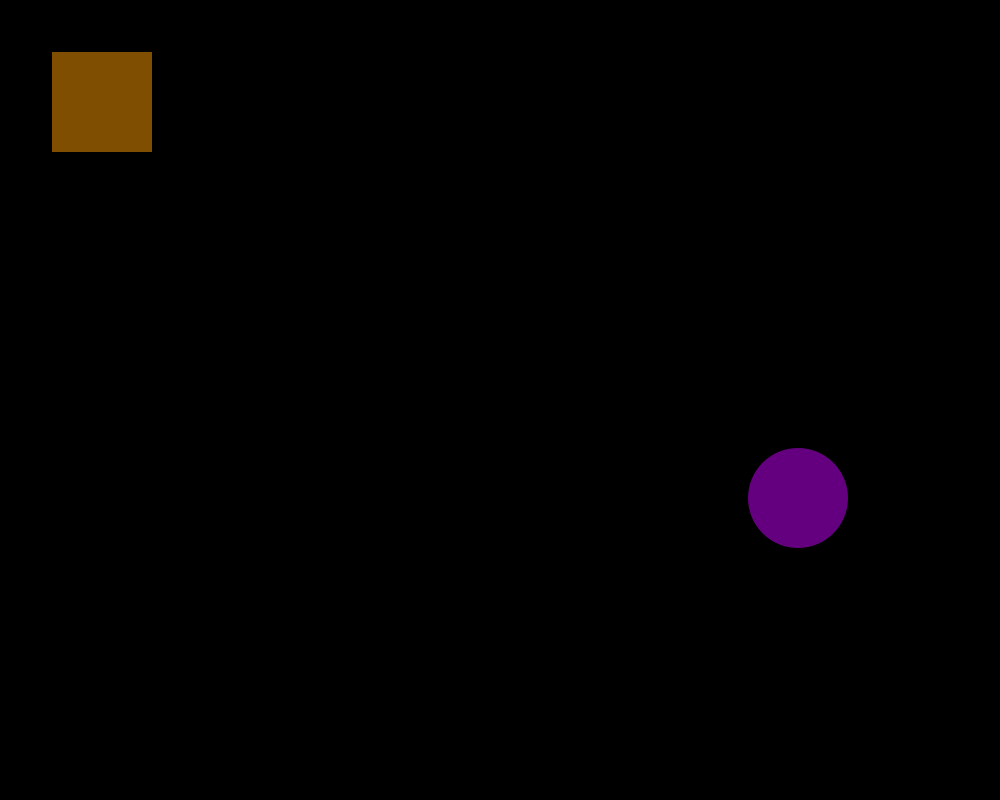
Frame 1 (no input)
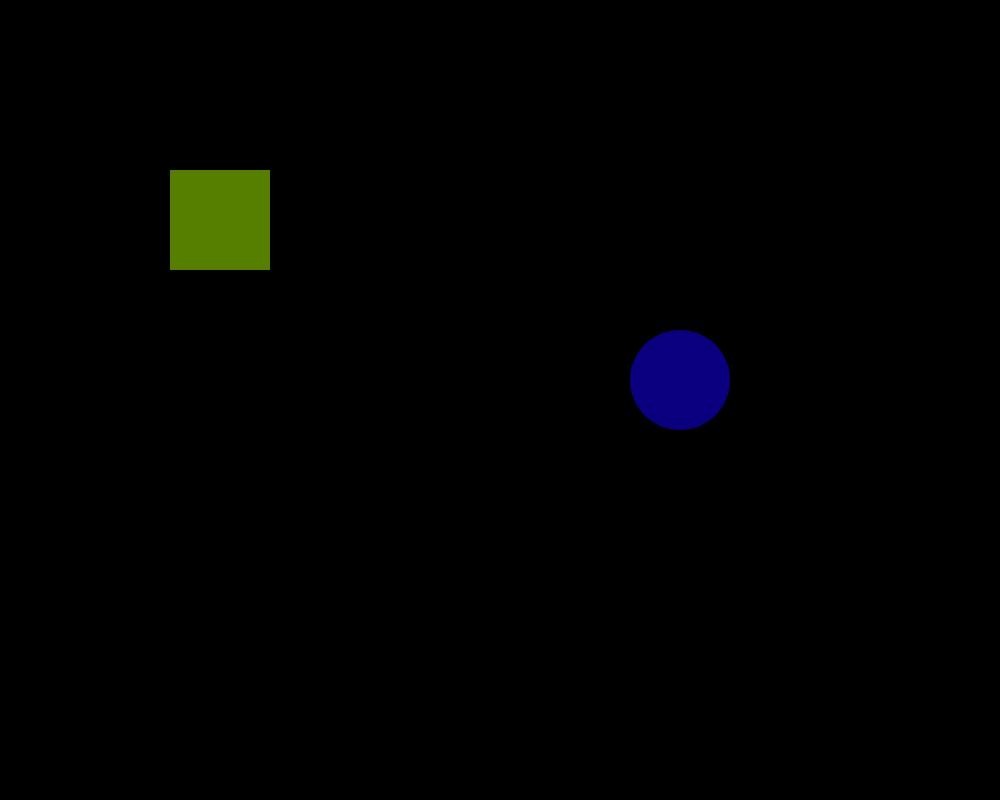
Frame 60 (the mouse pressed at the canvas centre just before this capture)
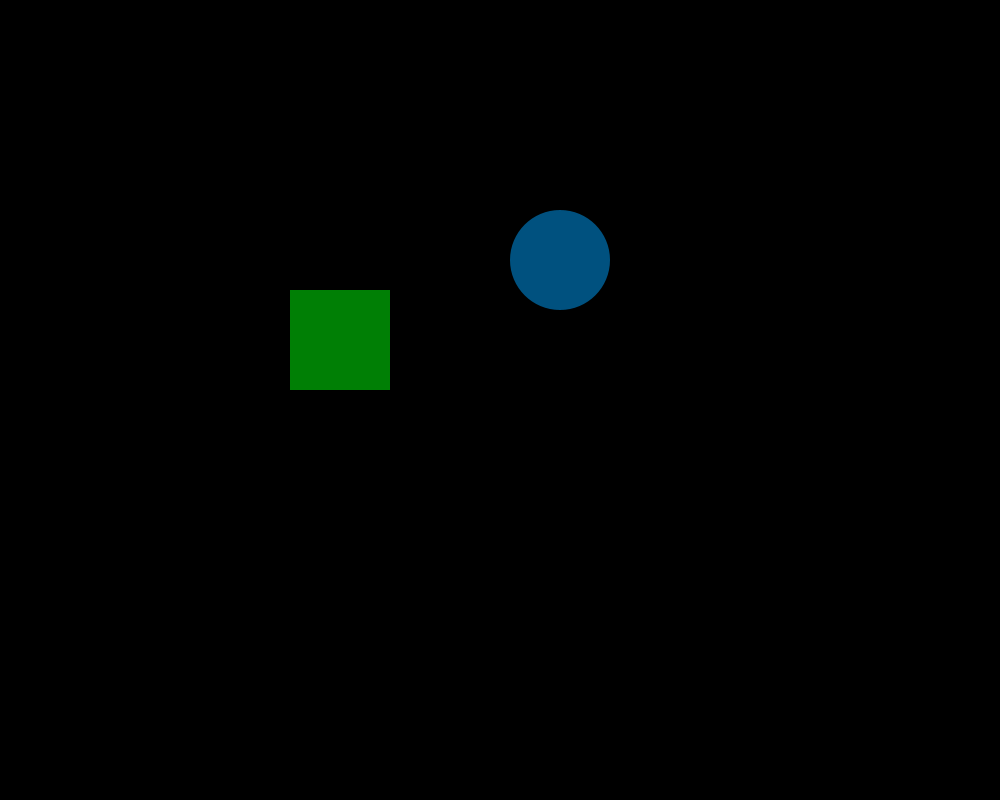
Frame 120 (the mouse held since frame 60 and released just before this capture)

The Processing sketch that drew these frames (run headless with seeded random() and noise(); from frame 60 on, the mouse is pressed at the canvas centre):

// Processing sketch: objetos_y_figuras
// ── objetos_y_figuras.pde


Figuras circulo;
Figuras cuadrado;

void setup() {
  size(1000, 800);
  colorMode(HSB, 100, 100, 100, 100);
  noStroke();
  rectMode(CENTER);
  cuadrado = new Figuras(100, 100, 100, 100, 2, color(50, 50, 100, 50));
  circulo = new Figuras(800, 500, 100, 100, -2, color(50, 50, 100, 50));
}

void draw() {
  background(0);  
  cuadrado.moverycolor();
  if (circulo.arrastrar == false) {
    circulo.moverycolor();
  }
  cuadrado.rectangulo();
  circulo.elipse();
}

void mousePressed() {
  arrastrarfigura(cuadrado);
  arrastrarfigura(circulo);
}

void mouseReleased() {
  circulo.arrastrar = false;
  cuadrado.arrastrar = false;
}

void arrastrarfigura(Figuras a) {
  if (mouseX < a.x +a.ancho/2 && mouseX > a.x - a.ancho/2 && 
    mouseY < a.y + a.ancho/2 && mouseY > a.y - a.ancho/2) {
    a.arrastrar = true;
  } else {
    a.arrastrar = false;
  }
}
// ── Figuras.pde
class Figuras {

  float x;
  float y;
  float ancho;
  float altura;
  float velocidadx;
  float velocidady;
  color c;
  boolean arrastrar = false;

  Figuras( float tempx, float tempy, float tempancho, float tempaltura, float tempvel, color tempc) {
    x = tempx;
    y = tempy;
    ancho = tempancho;
    altura = tempaltura;
    c = tempc;
    velocidadx = tempvel;
    velocidady = tempvel;
  }

  void elipse() {
    fill(c);
    if (arrastrar) {
      x = mouseX;
      y = mouseY;
      if (mouseX>width) {
        x = width;
      }
      if (mouseX<0) {
        x = 0;
      }
      if (mouseY>height) {
        y = height;
      }
      if (mouseY<0) {
        y = 0;
      }
      c = color(x/10.0, 100, 100, 50);
    }
    ellipse(x, y, ancho, altura);
  }

  void rectangulo() {
    fill(c);
    if (arrastrar) {
      x = mouseX;
      y = mouseY;
            if (mouseX>width) {
        x = width;
      }
      if (mouseX<0) {
        x = 0;
      }
      if (mouseY>height) {
        y = height;
      }
      if (mouseY<0) {
        y = 0;
      }
      c = color(x/10.0, 100, 100, 50);
    }
    rect(x, y, ancho, altura);
  }

  void moverycolor() {
    x = x+velocidadx;
    y = y+velocidady;
    if (x > width | x<0) {
      velocidadx  = -1.0*velocidadx;
    }
    if (y > height | y<0) {
      velocidady  = -1.0*velocidady;
    }
    c = color(x/10.0, 100, 100, 50);
  }
}
